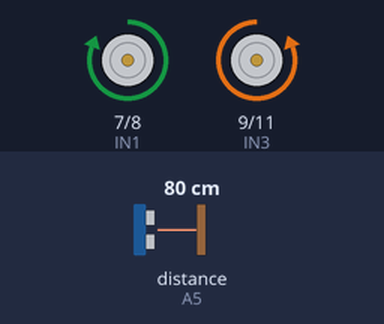
The sketch below on a simulated Arduino Uno, built with avr-gcc and run on an emulated ATmega328P. Parts: motor-driver pin pairs drawn as motors (green arrow = first pin HIGH = forward, orange = second pin HIGH = backward, longer = more drive, scaled by the enable pin). The inputs (shaded band) are chosen by the test bench; at power-on: distance to the obstacle (sensor on A5) 80 cm. The echo pulse lasts 58.3 µs per cm.

Above: at 1.2 s.
1.3 s: distance to the obstacle (sensor on A5) set to 22 cm
2.8 s: distance to the obstacle (sensor on A5) set to 18 cm
At 3.7 s:
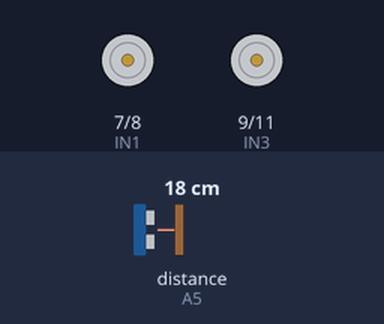
4.3 s: distance to the obstacle (sensor on A5) set to 35 cm
At 4.7 s:
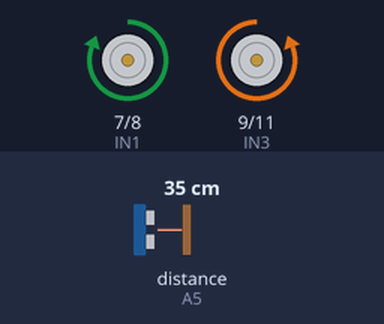
5.8 s: distance to the obstacle (sensor on A5) set to 2 cm
At 6.8 s:
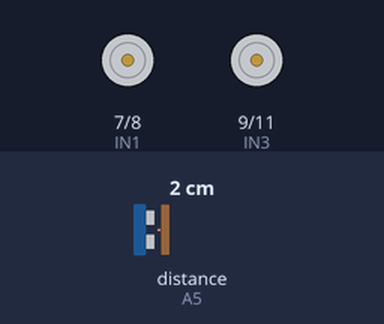
Timing chart, 0 to 8.3 s (numbered marks = the images above; inputs shaded):
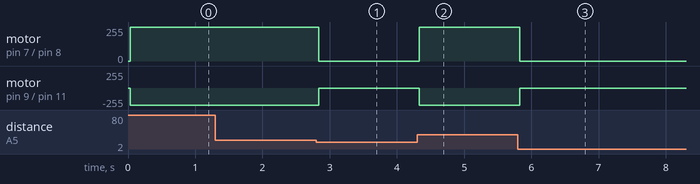

The sketch:

Elego.ino
```cpp
#include "SR04.h"


// HC04 Ultrasonic Sensor pins
#define TRIG_PIN A5
#define ECHO_PIN A4
SR04 sr04 = SR04(ECHO_PIN,TRIG_PIN);
long a;

#define ENA 5 //Left wheel speed
#define ENB 6 //Right wheel speed

#define IN1 7
#define IN2 8
#define IN3 9
#define IN4 11
#define carSpeed 150


void forward(){
  digitalWrite(ENA,HIGH);
  digitalWrite(ENB,HIGH);
  digitalWrite(IN1,HIGH);
  digitalWrite(IN2,LOW);
  digitalWrite(IN3,LOW);
  digitalWrite(IN4,HIGH);
}

void stop(){
  digitalWrite(ENA,LOW);
  digitalWrite(ENB,LOW);
}

void setup() {
  Serial.begin(9600);
  pinMode(IN1,OUTPUT);
  pinMode(IN2,OUTPUT);
  pinMode(IN3,OUTPUT);
  pinMode(IN4,OUTPUT);
  pinMode(ENA,OUTPUT);
  pinMode(ENB,OUTPUT);
}

void loop() {
  a = sr04.Distance();
    while (a>20){
      forward();
      a = sr04.Distance();
    }

   stop();

}
```

Measured:
- the behaviour switches between 21 and 20 cm on distance to the obstacle (sensor on A5) (found by bisection; images 0 and 1)
- after the input at 1.3 s, every drawn part: stays the same
- after the input at 2.8 s, motor on pin 7 (IN1) / pin 8 (IN2): forward 255/255 → stopped at once; motor on pin 9 (IN3) / pin 11 (IN4): backward 255/255 → stopped at once
- after the input at 4.3 s, motor on pin 7 (IN1) / pin 8 (IN2): stopped → forward 255/255 at once; motor on pin 9 (IN3) / pin 11 (IN4): stopped → backward 255/255 at once
- after the input at 5.8 s, motor on pin 7 (IN1) / pin 8 (IN2): forward 255/255 → stopped at once; motor on pin 9 (IN3) / pin 11 (IN4): backward 255/255 → stopped at once
